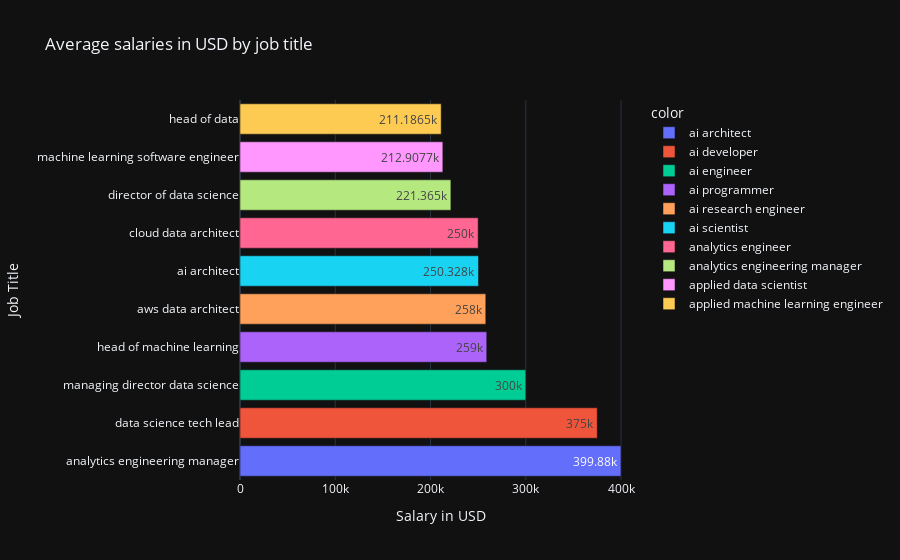

Notebook cell for this chart:
### Code cell
fig = go.Figure(iplot(px.bar(df_average_job_title_salary.sort_values(ascending=False)[:10],
             orientation='h',
             labels={'value':'Salary in USD','job_title':'Job Title'},
             title='Average salaries in USD by job title',
             template='plotly_dark',
             color=df_average_job_title_salary.index[:10],
             text_auto=True
)))

### Figure 1 — Plotly figure (JSON) as saved in the notebook; plotly's stock layout.template omitted (floating-point values rounded to 4 significant figures)
{"data": [{"alignmentgroup": "True", "hovertemplate": "color=ai architect<br>Salary in USD=%{x}<br>Job Title=%{y}<extra></extra>", "legendgroup": "ai architect", "marker": {"color": "#636efa", "pattern": {"shape": ""}}, "name": "ai architect", "offsetgroup": "ai architect", "orientation": "h", "showlegend": true, "textposition": "auto", "texttemplate": "%{x}", "type": "bar", "x": [399880], "xaxis": "x", "y": ["analytics engineering manager"], "yaxis": "y"}, {"alignmentgroup": "True", "hovertemplate": "color=ai developer<br>Salary in USD=%{x}<br>Job Title=%{y}<extra></extra>", "legendgroup": "ai developer", "marker": {"color": "#EF553B", "pattern": {"shape": ""}}, "name": "ai developer", "offsetgroup": "ai developer", "orientation": "h", "showlegend": true, "textposition": "auto", "texttemplate": "%{x}", "type": "bar", "x": [375000], "xaxis": "x", "y": ["data science tech lead"], "yaxis": "y"}, {"alignmentgroup": "True", "hovertemplate": "color=ai engineer<br>Salary in USD=%{x}<br>Job Title=%{y}<extra></extra>", "legendgroup": "ai engineer", "marker": {"color": "#00cc96", "pattern": {"shape": ""}}, "name": "ai engineer", "offsetgroup": "ai engineer", "orientation": "h", "showlegend": true, "textposition": "auto", "texttemplate": "%{x}", "type": "bar", "x": [300000], "xaxis": "x", "y": ["managing director data science"], "yaxis": "y"}, {"alignmentgroup": "True", "hovertemplate": "color=ai programmer<br>Salary in USD=%{x}<br>Job Title=%{y}<extra></extra>", "legendgroup": "ai programmer", "marker": {"color": "#ab63fa", "pattern": {"shape": ""}}, "name": "ai programmer", "offsetgroup": "ai programmer", "orientation": "h", "showlegend": true, "textposition": "auto", "texttemplate": "%{x}", "type": "bar", "x": [259000], "xaxis": "x", "y": ["head of machine learning"], "yaxis": "y"}, {"alignmentgroup": "True", "hovertemplate": "color=ai research engineer<br>Salary in USD=%{x}<br>Job Title=%{y}<extra></extra>", "legendgroup": "ai research engineer", "marker": {"color": "#FFA15A", "pattern": {"shape": ""}}, "name": "ai research engineer", "offsetgroup": "ai research engineer", "orientation": "h", "showlegend": true, "textposition": "auto", "texttemplate": "%{x}", "type": "bar", "x": [258000], "xaxis": "x", "y": ["aws data architect"], "yaxis": "y"}, {"alignmentgroup": "True", "hovertemplate": "color=ai scientist<br>Salary in USD=%{x}<br>Job Title=%{y}<extra></extra>", "legendgroup": "ai scientist", "marker": {"color": "#19d3f3", "pattern": {"shape": ""}}, "name": "ai scientist", "offsetgroup": "ai scientist", "orientation": "h", "showlegend": true, "textposition": "auto", "texttemplate": "%{x}", "type": "bar", "x": [250328], "xaxis": "x", "y": ["ai architect"], "yaxis": "y"}, {"alignmentgroup": "True", "hovertemplate": "color=analytics engineer<br>Salary in USD=%{x}<br>Job Title=%{y}<extra></extra>", "legendgroup": "analytics engineer", "marker": {"color": "#FF6692", "pattern": {"shape": ""}}, "name": "analytics engineer", "offsetgroup": "analytics engineer", "orientation": "h", "showlegend": true, "textposition": "auto", "texttemplate": "%{x}", "type": "bar", "x": [250000], "xaxis": "x", "y": ["cloud data architect"], "yaxis": "y"}, {"alignmentgroup": "True", "hovertemplate": "color=analytics engineering manager<br>Salary in USD=%{x}<br>Job Title=%{y}<extra></extra>", "legendgroup": "analytics engineering manager", "marker": {"color": "#B6E880", "pattern": {"shape": ""}}, "name": "analytics engineering manager", "offsetgroup": "analytics engineering manager", "orientation": "h", "showlegend": true, "textposition": "auto", "texttemplate": "%{x}", "type": "bar", "x": [221400.0], "xaxis": "x", "y": ["director of data science"], "yaxis": "y"}, {"alignmentgroup": "True", "hovertemplate": "color=applied data scientist<br>Salary in USD=%{x}<br>Job Title=%{y}<extra></extra>", "legendgroup": "applied data scientist", "marker": {"color": "#FF97FF", "pattern": {"shape": ""}}, "name": "applied data scientist", "offsetgroup": "applied data scientist", "orientation": "h", "showlegend": true, "textposition": "auto", "texttemplate": "%{x}", "type": "bar", "x": [212900.0], "xaxis": "x", "y": ["machine learning software engineer"], "yaxis": "y"}, {"alignmentgroup": "True", "hovertemplate": "color=applied machine learning engineer<br>Salary in USD=%{x}<br>Job Title=%{y}<extra></extra>", "legendgroup": "applied machine learning engineer", "marker": {"color": "#FECB52", "pattern": {"shape": ""}}, "name": "applied machine learning engineer", "offsetgroup": "applied machine learning engineer", "orientation": "h", "showlegend": true, "textposition": "auto", "texttemplate": "%{x}", "type": "bar", "x": [211200.0], "xaxis": "x", "y": ["head of data"], "yaxis": "y"}], "layout": {"barmode": "relative", "legend": {"title": {"text": "color"}, "tracegroupgap": 0}, "title": {"text": "Average salaries in USD by job title"}, "xaxis": {"anchor": "y", "domain": [0, 1], "title": {"text": "Salary in USD"}}, "yaxis": {"anchor": "x", "domain": [0, 1], "title": {"text": "Job Title"}}}}
